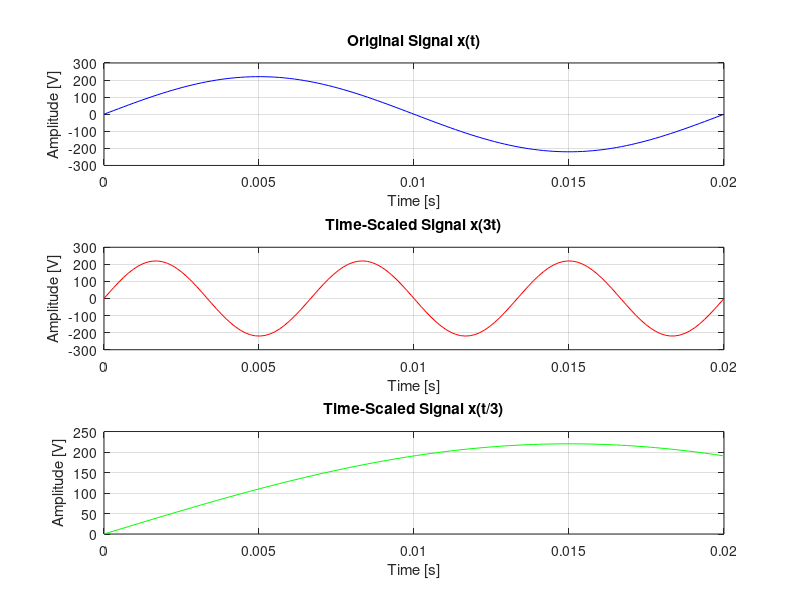

This chart was generated by the following MATLAB code:
%% CT Time Scaling
clear; clc;
close all;

A = 220;
phi = 0;
f = 50;
T = 1/f;


t = linspace(0,T,128);

signal_original = A*sin(2*pi*f*t + phi);
signal_scaled1 = A*sin(2*pi*f*(t*3) + phi);
signal_scaled2 = A*sin(2*pi*f*(t/3) + phi);
subplot(3,1,1);
plot(t,signal_original,'b');
xlabel('Time [s]');
ylabel('Amplitude [V]');
title('Original Signal x(t)');
grid on;

subplot(3,1,2);
plot(t,signal_scaled1,'r');
xlabel('Time [s]');
ylabel('Amplitude [V]');
title('Time-Scaled Signal x(3t)');
grid on;

subplot(3,1,3);
plot(t, signal_scaled2, 'g');
xlabel('Time [s]');
ylabel('Amplitude [V]');
title('Time-Scaled Signal x(t/3)');
grid on;
